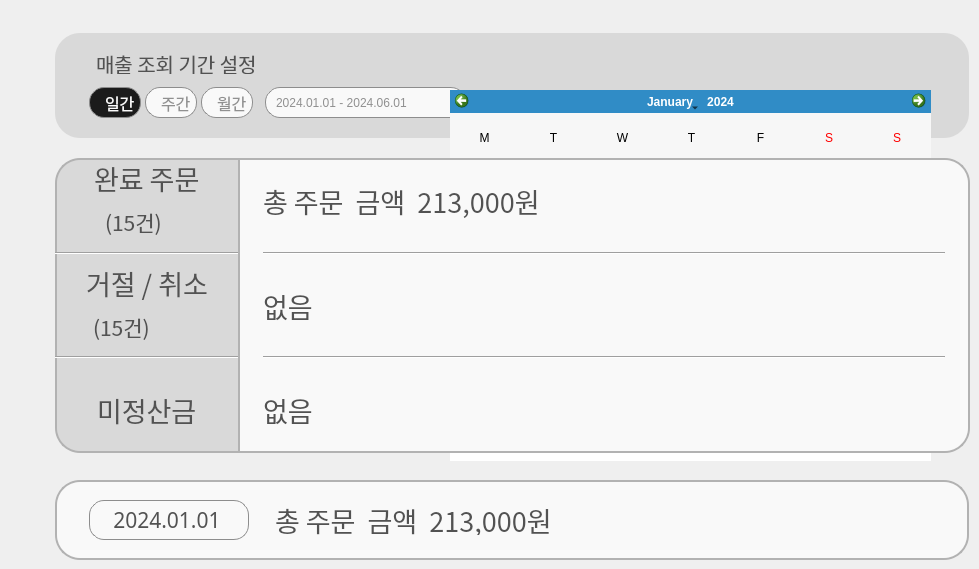
    <widget class="QWidget" name="page_history">
     <widget class="QWidget" name="history_set_wid" native="true">
      <property name="geometry">
       <rect>
        <x>55</x>
        <y>33</y>
        <width>914</width>
        <height>105</height>
       </rect>
      </property>
      <property name="styleSheet">
       <string notr="true">#history_set_wid{border-radius: 25px;
background: rgba(184, 184, 184, 0.40);}
QRadioButton::indicator {
    width: 0px; /* indicator 크기 */
    height: 0px;
	border:none;
}
QRadioButton {
spacing: 14.5px; /* 텍스트와 라디오버튼 간격 */
border-radius: 15px;
border: 1px solid #8D8D8D;
background: #F9F9F9;
color:#909090;
            }

            /* 비활성화된 상태 */
QRadioButton::checked {
background: #1B1B1B;
color:#F9F9F9;

            }
QPushButton{
border-radius: 15px;
border: 1px solid #8D8D8D;
text-align : left;
padding:5px;
padding-left:10px;
background: #F9F9F9;
	image: url(:/main/setting/date_icon.png);
    image-position: right center;
image-width: 10px; image-height: 10px;
color:#909090;
}
</string>
      </property>
      <widget class="QRadioButton" name="history_day">
       <property name="geometry">
        <rect>
         <x>34</x>
         <y>54</y>
         <width>52</width>
         <height>31</height>
        </rect>
       </property>
       <property name="font">
        <font>
         <family>Pretendard</family>
         <pointsize>12</pointsize>
        </font>
       </property>
       <property name="text">
        <string>일간</string>
       </property>
       <property name="checked">
        <bool>true</bool>
       </property>
      </widget>
      <widget class="QRadioButton" name="history_month">
       <property name="geometry">
        <rect>
         <x>146</x>
         <y>54</y>
         <width>52</width>
         <height>31</height>
        </rect>
       </property>
       <property name="font">
        <font>
         <family>Pretendard</family>
         <pointsize>12</pointsize>
        </font>
       </property>
       <property name="text">
        <string>월간</string>
       </property>
      </widget>
      <widget class="QRadioButton" name="history_week">
       <property name="geometry">
        <rect>
         <x>90</x>
         <y>54</y>
         <width>52</width>
         <height>31</height>
        </rect>
       </property>
       <property name="font">
        <font>
         <family>Pretendard</family>
         <pointsize>12</pointsize>
        </font>
       </property>
       <property name="text">
        <string>주간</string>
       </property>
      </widget>
      <widget class="QLabel" name="label">
       <property name="geometry">
        <rect>
         <x>41</x>
         <y>21</y>
         <width>211</width>
         <height>20</height>
        </rect>
       </property>
       <property name="font">
        <font>
         <family>Pretendard</family>
         <pointsize>-1</pointsize>
        </font>
       </property>
       <property name="styleSheet">
        <string notr="true">color: #525252;
font-family: Pretendard;
font-size: 20px;
background-color:none;</string>
       </property>
       <property name="text">
        <string>매출 조회 기간 설정</string>
       </property>
      </widget>
      <widget class="QPushButton" name="history_range">
       <property name="geometry">
        <rect>
         <x>210</x>
         <y>54</y>
         <width>201</width>
         <height>31</height>
        </rect>
       </property>
       <property name="text">
        <string>2024.01.01 - 2024.06.01</string>
       </property>
      </widget>
     </widget>
     <widget class="QCalendarWidget" name="history_clander">
      <property name="geometry">
       <rect>
        <x>450</x>
        <y>90</y>
        <width>481</width>
        <height>371</height>
       </rect>
      </property>
      <property name="selectionMode">
       <enum>QCalendarWidget::SingleSelection</enum>
      </property>
      <property name="horizontalHeaderFormat">
       <enum>QCalendarWidget::SingleLetterDayNames</enum>
      </property>
      <property name="verticalHeaderFormat">
       <enum>QCalendarWidget::NoVerticalHeader</enum>
      </property>
     </widget>
     <widget class="QWidget" name="history_main_left" native="true">
      <property name="geometry">
       <rect>
        <x>55</x>
        <y>158</y>
        <width>185</width>
        <height>295</height>
       </rect>
      </property>
      <property name="styleSheet">
       <string notr="true">#history_main_left{
border:2px solid rgba(178, 178, 178, 1);
border-right:none;
border-top-left-radius: 25px;
border-bottom-left-radius: 25px;
background: rgba(184, 184, 184, 0.40);
}
Line{
border:2px solid rgba(141, 141, 141, 0.50);

}
QLabel{
color:#525252;
}</string>
      </property>
      <layout class="QVBoxLayout" name="verticalLayout_4" stretch="1,1,1,1,1">
       <property name="spacing">
        <number>8</number>
       </property>
       <item>
        <layout class="QVBoxLayout" name="verticalLayout_5">
         <property name="spacing">
          <number>8</number>
         </property>
         <property name="topMargin">
          <number>0</number>
         </property>
         <item alignment="Qt::AlignHCenter">
          <widget class="QLabel" name="label_5">
           <property name="sizePolicy">
            <sizepolicy hsizetype="Maximum" vsizetype="Minimum">
             <horstretch>0</horstretch>
             <verstretch>0</verstretch>
            </sizepolicy>
           </property>
           <property name="font">
            <font>
             <family>Pretendard</family>
             <pointsize>20</pointsize>
            </font>
           </property>
           <property name="text">
            <string>완료 주문</string>
           </property>
           <property name="alignment">
            <set>Qt::AlignBottom|Qt::AlignLeading|Qt::AlignLeft</set>
           </property>
          </widget>
         </item>
         <item alignment="Qt::AlignHCenter">
          <widget class="QLabel" name="history_count_complete">
           <property name="sizePolicy">
            <sizepolicy hsizetype="Maximum" vsizetype="Minimum">
             <horstretch>0</horstretch>
             <verstretch>0</verstretch>
            </sizepolicy>
           </property>
           <property name="font">
            <font>
             <family>Pretendard</family>
             <pointsize>16</pointsize>
            </font>
           </property>
           <property name="text">
            <string>(15건)      </string>
           </property>
           <property name="alignment">
            <set>Qt::AlignLeading|Qt::AlignLeft|Qt::AlignTop</set>
           </property>
          </widget>
         </item>
        </layout>
       </item>
       <item>
        <widget class="Line" name="line_4">
         <property name="sizePolicy">
          <sizepolicy hsizetype="Minimum" vsizetype="Fixed">
           <horstretch>0</horstretch>
           <verstretch>0</verstretch>
          </sizepolicy>
         </property>
         <property name="frameShadow">
          <enum>QFrame::Sunken</enum>
         </property>
         <property name="orientation">
          <enum>Qt::Horizontal</enum>
         </property>
        </widget>
       </item>
       <item>
        <layout class="QVBoxLayout" name="verticalLayout_6">
         <property name="spacing">
          <number>8</number>
         </property>
         <property name="topMargin">
          <number>0</number>
         </property>
         <item alignment="Qt::AlignHCenter">
          <widget class="QLabel" name="label_7">
           <property name="sizePolicy">
            <sizepolicy hsizetype="Preferred" vsizetype="Minimum">
             <horstretch>0</horstretch>
             <verstretch>0</verstretch>
            </sizepolicy>
           </property>
           <property name="font">
            <font>
             <family>Pretendard</family>
             <pointsize>20</pointsize>
            </font>
           </property>
           <property name="text">
            <string>거절 / 취소</string>
           </property>
           <property name="alignment">
            <set>Qt::AlignBottom|Qt::AlignLeading|Qt::AlignLeft</set>
           </property>
          </widget>
         </item>
         <item alignment="Qt::AlignHCenter">
          <widget class="QLabel" name="history_count_cancel">
           <property name="sizePolicy">
            <sizepolicy hsizetype="Maximum" vsizetype="Minimum">
             <horstretch>0</horstretch>
             <verstretch>0</verstretch>
            </sizepolicy>
           </property>
           <property name="font">
            <font>
             <family>Pretendard</family>
             <pointsize>16</pointsize>
            </font>
           </property>
           <property name="text">
            <string>(15건)           </string>
           </property>
           <property name="alignment">
            <set>Qt::AlignLeading|Qt::AlignLeft|Qt::AlignTop</set>
           </property>
          </widget>
         </item>
        </layout>
       </item>
       <item>
        <widget class="Line" name="line_3">
         <property name="orientation">
          <enum>Qt::Horizontal</enum>
         </property>
        </widget>
       </item>
       <item alignment="Qt::AlignHCenter">
        <widget class="QLabel" name="label_6">
         <property name="sizePolicy">
          <sizepolicy hsizetype="Preferred" vsizetype="Minimum">
           <horstretch>0</horstretch>
           <verstretch>0</verstretch>
          </sizepolicy>
         </property>
         <property name="font">
          <font>
           <family>Pretendard</family>
           <pointsize>20</pointsize>
          </font>
         </property>
         <property name="text">
          <string>미정산금</string>
         </property>
        </widget>
       </item>
      </layout>
     </widget>
     <widget class="QWidget" name="history_main_right" native="true">
      <property name="geometry">
       <rect>
        <x>238</x>
        <y>158</y>
        <width>732</width>
        <height>295</height>
       </rect>
      </property>
      <property name="font">
       <font>
        <family>Pretendard</family>
        <pointsize>20</pointsize>
       </font>
      </property>
      <property name="styleSheet">
       <string notr="true">#history_main_right{
border:2px solid rgba(178, 178, 178, 1);
border-left:;
border-top-right-radius: 25px;
border-bottom-right-radius: 25px;
background: rgba(249, 249, 249, 1);
}
Line{
border:2px solid rgba(141, 141, 141, 0.50);

}
QLabel{
color:#525252;
}

QLabel[text='없음']{
color :rgba(82, 82, 82, 0.5);
}</string>
      </property>
      <layout class="QVBoxLayout" name="verticalLayout_2">
       <property name="spacing">
        <number>8</number>
       </property>
       <property name="leftMargin">
        <number>25</number>
       </property>
       <property name="rightMargin">
        <number>25</number>
       </property>
       <item>
        <widget class="QLabel" name="history_price_complete">
         <property name="font">
          <font>
           <family>Pretendard</family>
           <pointsize>20</pointsize>
          </font>
         </property>
         <property name="text">
          <string>총 주문  금액  213,000원</string>
         </property>
        </widget>
       </item>
       <item>
        <widget class="Line" name="line">
         <property name="orientation">
          <enum>Qt::Horizontal</enum>
         </property>
        </widget>
       </item>
       <item>
        <widget class="QLabel" name="history_price_cancel">
         <property name="font">
          <font>
           <family>Pretendard</family>
           <pointsize>20</pointsize>
          </font>
         </property>
         <property name="text">
          <string>없음</string>
         </property>
        </widget>
       </item>
       <item>
        <widget class="Line" name="line_2">
         <property name="orientation">
          <enum>Qt::Horizontal</enum>
         </property>
        </widget>
       </item>
       <item>
        <widget class="QLabel" name="history_price_non">
         <property name="font">
          <font>
           <family>Pretendard</family>
           <pointsize>20</pointsize>
          </font>
         </property>
         <property name="text">
          <string>없음</string>
         </property>
        </widget>
       </item>
      </layout>
     </widget>
     <widget class="QWidget" name="history_total" native="true">
      <property name="geometry">
       <rect>
        <x>55</x>
        <y>480</y>
        <width>914</width>
        <height>80</height>
       </rect>
      </property>
      <property name="styleSheet">
       <string notr="true">#history_total{
border:2px solid rgba(178, 178, 178, 1);
border-radius: 25px;
background: rgba(249, 249, 249, 1);
}
QPushButton{
border-radius: 15px;
border: 1px solid #8D8D8D;
text-align : right;
padding:5px;
padding-right:22px;
background: #F9F9F9;
	image: url(:/main/setting/date_icon.png);
    image-position: left center;

color:rgba(82, 82, 82, 1);
}

QLabel{
color:rgba(82, 82, 82, 1);
}
</string>
      </property>
      <widget class="QPushButton" name="pushButton_2">
       <property name="geometry">
        <rect>
         <x>34</x>
         <y>20</y>
         <width>160</width>
         <height>40</height>
        </rect>
       </property>
       <property name="font">
        <font>
         <family>Pretendard</family>
         <pointsize>16</pointsize>
        </font>
       </property>
       <property name="text">
        <string>2024.01.01 </string>
       </property>
      </widget>
      <widget class="QLabel" name="history_total_2">
       <property name="geometry">
        <rect>
         <x>220</x>
         <y>25</y>
         <width>681</width>
         <height>30</height>
        </rect>
       </property>
       <property name="font">
        <font>
         <family>Pretendard</family>
         <pointsize>20</pointsize>
        </font>
       </property>
       <property name="text">
        <string>총 주문  금액  213,000원</string>
       </property>
      </widget>
     </widget>
    </widget>
